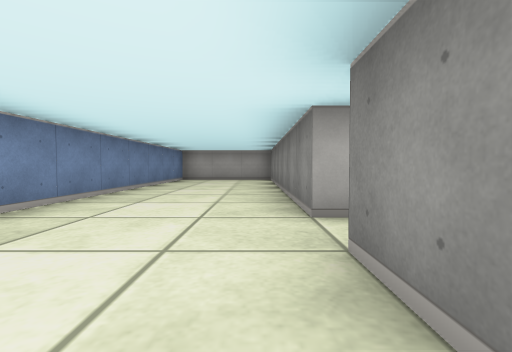
[1] (above)

17 first-person views from a walk through a cub3D maze. The camera is about half as high as the walls, tilts 2° down and sees 85° across. The floor is counted in squares. Each view is taken from the middle of a square. On the plan, view 1 faces up. The plan holds only what a view shows up to about 9 squares ahead; the rest is blank.

[2]
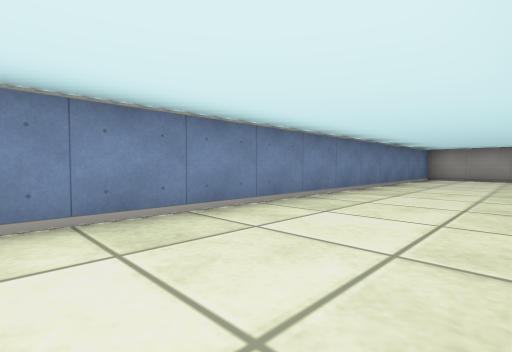

[3]
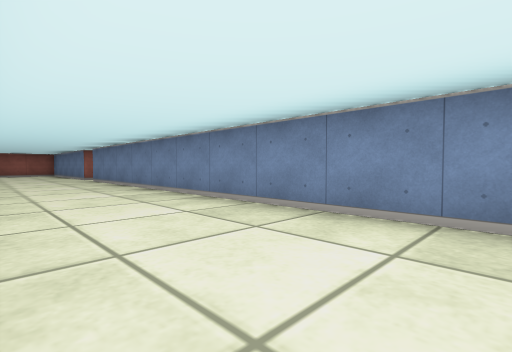

[4]
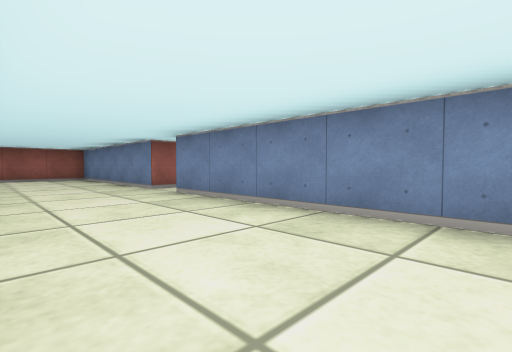

[5]
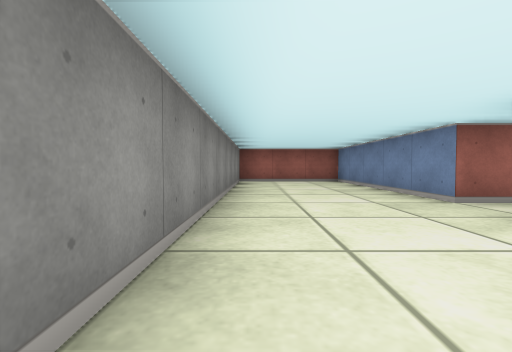

[6]
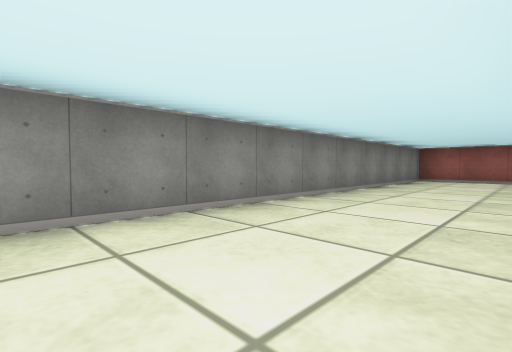

[7]
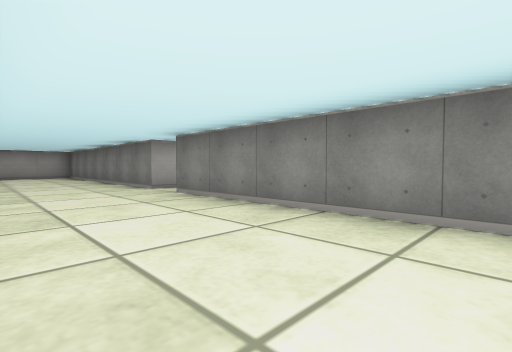

[8]
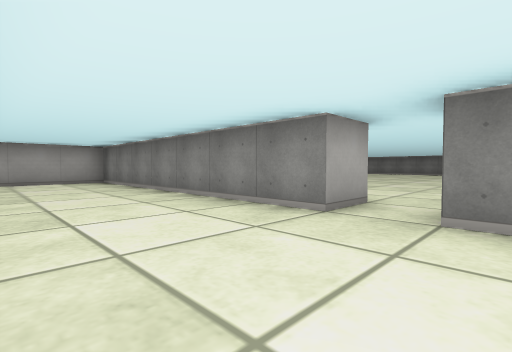

[9]
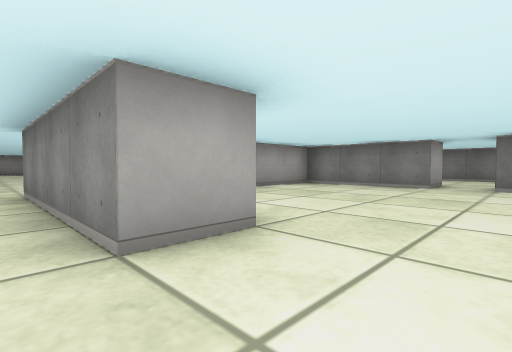

[10]
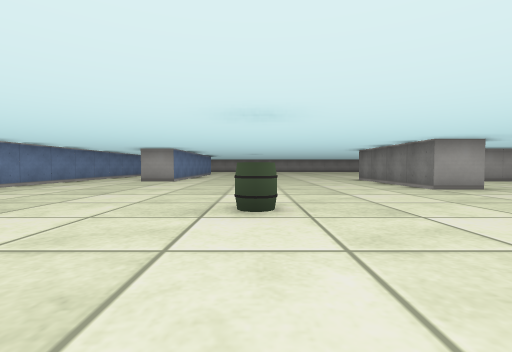

[11]
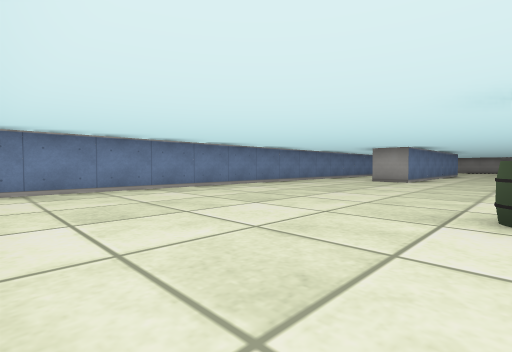

[12]
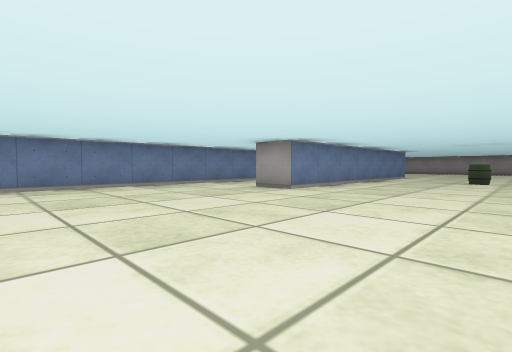

[13]
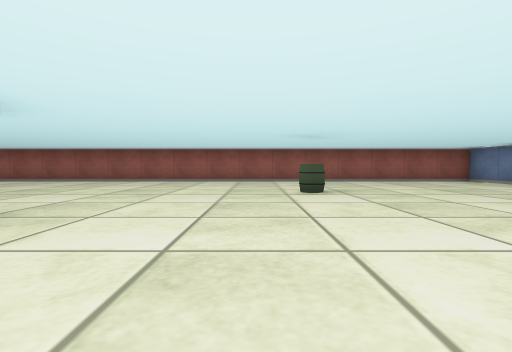

[14]
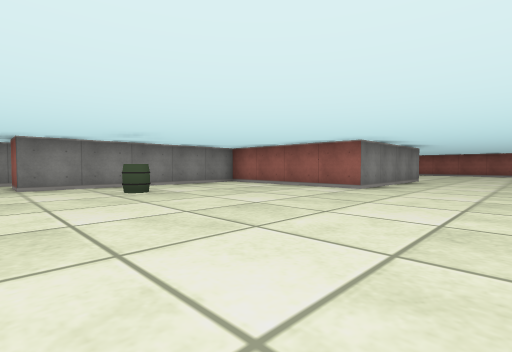

[15]
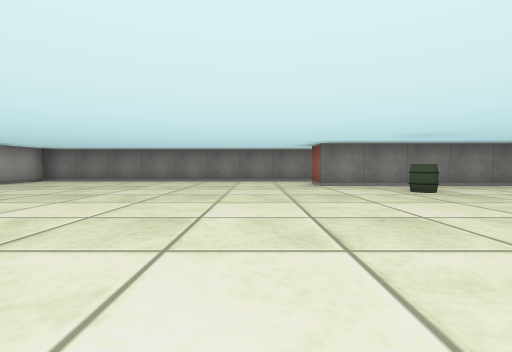

[16]
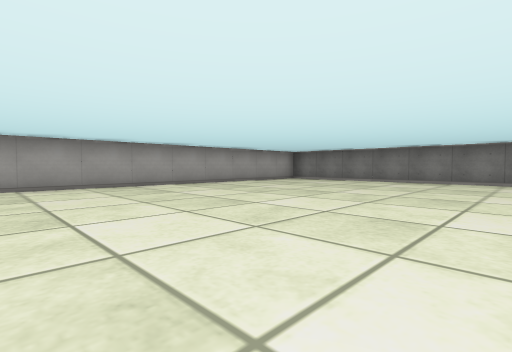

[17]
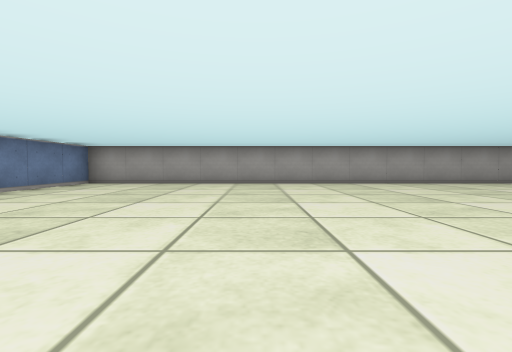

### Floor plan
Ten units are one square. View 1 is at (0, 0); x grows to the right and y downward. Boxes are objects, and circles mark ways between rooms. Rooms are numbered by the first view taken in them; rooms with no view inside come last. Other rooms are left out.
<svg viewBox="-190 -100 205 240">
<path fill="none" stroke="#000" d="M5 -25 5 -95 -22 -95M-25 85 -25 135 5 135 5 -15M-25 -92 -25 75M-155 -2 -155 45 -165 45M-84 75 -95 75 -95 35 -55 35 -55 -15 -45 -15M-185 28 -185 135 -41 135M-35 -12 -35 -95 -185 -95 -185 -69M-25 75 -35 75 -35 45 -61 45M-32 85 -25 85"/>
<rect x="-135" y="95" width="10" height="10" fill="#bbb"><title>barrel</title></rect>
<rect x="-135" y="-5" width="10" height="10" fill="#bbb"><title>barrel</title></rect>
<rect x="-75" y="-5" width="10" height="10" fill="#bbb"><title>barrel</title></rect>
<circle cx="-30" cy="80" r="3" fill="#2a7"/>
<text x="-10" y="20">1</text>
<text x="-110" y="20">2</text>
</svg>
Room 1 opens to room 2.

Where each view was taken, in squares from view 1:
view 1: 0 up, 0 right, facing up
view 2: 1 down, 0 right, facing up-left
view 3: 2 up, 0 right, facing down-left
view 4: 3 down, 0 right, facing down-left
view 5: 5 down, 0 right, facing down
view 6: 4 down, 2 left, facing down-right
view 7: 3 down, 2 left, facing up-right
view 8: 1 up, 2 left, facing up-right
view 9: 9 down, 10 left, facing up-right
view 10: 13 down, 13 left, facing up
view 11: 13 down, 13 left, facing up-left
view 12: 9 down, 12 left, facing up-left
view 13: 5 down, 12 left, facing down
view 14: 2 up, 12 left, facing down-right
view 15: 3 up, 12 left, facing right
view 16: 3 up, 12 left, facing up-right
view 17: 2 up, 14 left, facing up
